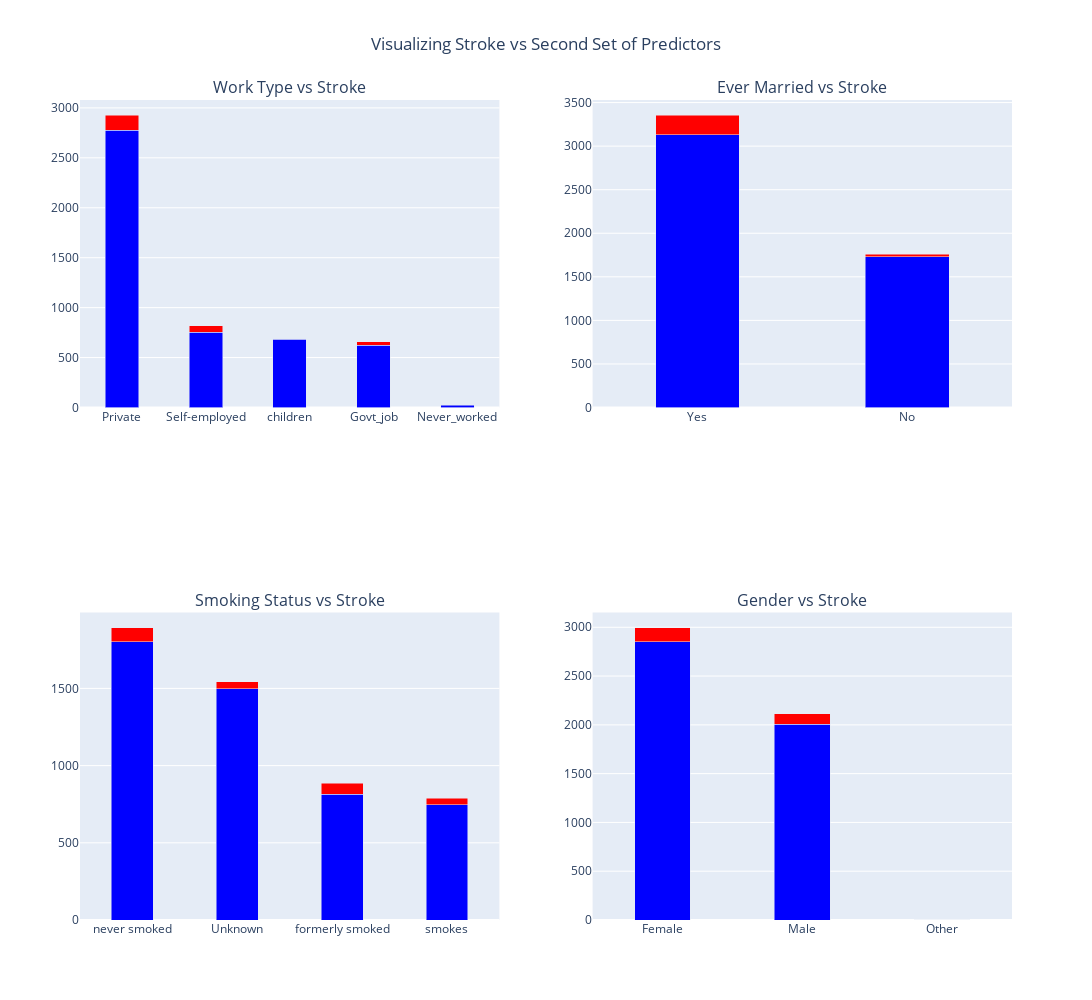

Notebook code cell kept with this figure:
### Code cell
# Second part: Create subplots (4 rows, 2 columns)
fig2 = make_subplots(rows=2, cols=2, 
                     subplot_titles=("Work Type vs Stroke", 
                                     "Ever Married vs Stroke", 
                                     "Smoking Status vs Stroke", 
                                     "Gender vs Stroke"), 
                     row_heights=[0.5, 0.5],
                     column_widths=[0.25, 0.25])

fig1.update_layout(
    title_text="Visualizing Stroke vs First Set of Predictors", 
    height=1000,  # Increase height if necessary
    width=500,   # Adjust width as needed
    showlegend=False,
    bargap=0.15, 
    barmode='stack',
    title_x=0.5
)

# ---- Plot 5: Work Type vs Stroke (Bar Plot) ----
plot5 = go.Bar(x=stroke_df[stroke_df['stroke'] == 0]['work_type'].value_counts().index,
                      y=stroke_df[stroke_df['stroke'] == 0]['work_type'].value_counts(), 
                      name="No Stroke", marker_color='blue', width=0.4)
plot_5 = go.Bar(x=stroke_df[stroke_df['stroke'] == 1]['work_type'].value_counts().index,
                      y=stroke_df[stroke_df['stroke'] == 1]['work_type'].value_counts(), 
                      name="Stroke", marker_color='red', width=0.4)

fig2.add_trace(plot5, row=1, col=1)
fig2.add_trace(plot_5, row=1, col=1)

# ---- Plot 6: Ever Married vs Stroke (Bar Plot) ----
plot6 = go.Bar(x=stroke_df[stroke_df['stroke'] == 0]['ever_married'].value_counts().index,
                      y=stroke_df[stroke_df['stroke'] == 0]['ever_married'].value_counts(), 
                      name="No Stroke", marker_color='blue', width=0.4)
plot_6 = go.Bar(x=stroke_df[stroke_df['stroke'] == 1]['ever_married'].value_counts().index,
                      y=stroke_df[stroke_df['stroke'] == 1]['ever_married'].value_counts(), 
                      name="Stroke", marker_color='red', width=0.4)

fig2.add_trace(plot6, row=1, col=2)
fig2.add_trace(plot_6, row=1, col=2)

# ---- Plot 7: Smoking Status vs Stroke (Bar Plot) ----
plot7 = go.Bar(x=stroke_df[stroke_df['stroke'] == 0]['smoking_status'].value_counts().index,
                      y=stroke_df[stroke_df['stroke'] == 0]['smoking_status'].value_counts(), 
                      name="No Stroke", marker_color='blue', width=0.4)
plot_7 = go.Bar(x=stroke_df[stroke_df['stroke'] == 1]['smoking_status'].value_counts().index,
                      y=stroke_df[stroke_df['stroke'] == 1]['smoking_status'].value_counts(), 
                      name="Stroke", marker_color='red', width=0.4)

fig2.add_trace(plot7, row=2, col=1)
fig2.add_trace(plot_7, row=2, col=1)

# ---- Plot 8: Gender vs Stroke (Bar Plot) ----
plot8 = go.Bar(x=stroke_df[stroke_df['stroke'] == 0]['gender'].value_counts().index,
                      y=stroke_df[stroke_df['stroke'] == 0]['gender'].value_counts(), 
                      name="No Stroke", marker_color='blue', width=0.4)
plot_8 = go.Bar(x=stroke_df[stroke_df['stroke'] == 1]['gender'].value_counts().index,
                      y=stroke_df[stroke_df['stroke'] == 1]['gender'].value_counts(), 
                      name="Stroke", marker_color='red', width=0.4)

fig2.add_trace(plot8, row=2, col=2)
fig2.add_trace(plot_8, row=2, col=2)

# ---- Update Layout for Second 4 Plots ----
fig2.update_layout(title_text="Visualizing Stroke vs Second Set of Predictors", height=1000, width=1200, 
                  showlegend=False,
                  bargap=0.15, # space between bars within a group
                  barmode='stack',  # to stack the bars for better visibility
                  title_x=0.5)  # center the title

# Show the second part
fig2.show()

### Figure 1 — Plotly figure (JSON) as saved in the notebook; plotly's stock layout.template omitted (floating-point values rounded to 4 significant figures)
{"data": [{"marker": {"color": "blue"}, "name": "No Stroke", "type": "bar", "width": 0.4, "x": ["Private", "Self-employed", "children", "Govt_job", "Never_worked"], "xaxis": "x", "y": [2776, 754, 685, 624, 22], "yaxis": "y"}, {"marker": {"color": "red"}, "name": "Stroke", "type": "bar", "width": 0.4, "x": ["Private", "Self-employed", "Govt_job", "children"], "xaxis": "x", "y": [149, 65, 33, 2], "yaxis": "y"}, {"marker": {"color": "blue"}, "name": "No Stroke", "type": "bar", "width": 0.4, "x": ["Yes", "No"], "xaxis": "x2", "y": [3133, 1728], "yaxis": "y2"}, {"marker": {"color": "red"}, "name": "Stroke", "type": "bar", "width": 0.4, "x": ["Yes", "No"], "xaxis": "x2", "y": [220, 29], "yaxis": "y2"}, {"marker": {"color": "blue"}, "name": "No Stroke", "type": "bar", "width": 0.4, "x": ["never smoked", "Unknown", "formerly smoked", "smokes"], "xaxis": "x3", "y": [1802, 1497, 815, 747], "yaxis": "y3"}, {"marker": {"color": "red"}, "name": "Stroke", "type": "bar", "width": 0.4, "x": ["never smoked", "formerly smoked", "Unknown", "smokes"], "xaxis": "x3", "y": [90, 70, 47, 42], "yaxis": "y3"}, {"marker": {"color": "blue"}, "name": "No Stroke", "type": "bar", "width": 0.4, "x": ["Female", "Male", "Other"], "xaxis": "x4", "y": [2853, 2007, 1], "yaxis": "y4"}, {"marker": {"color": "red"}, "name": "Stroke", "type": "bar", "width": 0.4, "x": ["Female", "Male"], "xaxis": "x4", "y": [141, 108], "yaxis": "y4"}], "layout": {"annotations": [{"font": {"size": 16}, "showarrow": false, "text": "Work Type vs Stroke", "x": 0.225, "xanchor": "center", "xref": "paper", "y": 1, "yanchor": "bottom", "yref": "paper"}, {"font": {"size": 16}, "showarrow": false, "text": "Ever Married vs Stroke", "x": 0.775, "xanchor": "center", "xref": "paper", "y": 1, "yanchor": "bottom", "yref": "paper"}, {"font": {"size": 16}, "showarrow": false, "text": "Smoking Status vs Stroke", "x": 0.225, "xanchor": "center", "xref": "paper", "y": 0.375, "yanchor": "bottom", "yref": "paper"}, {"font": {"size": 16}, "showarrow": false, "text": "Gender vs Stroke", "x": 0.775, "xanchor": "center", "xref": "paper", "y": 0.375, "yanchor": "bottom", "yref": "paper"}], "bargap": 0.15, "barmode": "stack", "height": 1000, "showlegend": false, "title": {"text": "Visualizing Stroke vs Second Set of Predictors", "x": 0.5}, "width": 1200, "xaxis": {"anchor": "y", "domain": [0, 0.45]}, "xaxis2": {"anchor": "y2", "domain": [0.55, 1]}, "xaxis3": {"anchor": "y3", "domain": [0, 0.45]}, "xaxis4": {"anchor": "y4", "domain": [0.55, 1]}, "yaxis": {"anchor": "x", "domain": [0.625, 1]}, "yaxis2": {"anchor": "x2", "domain": [0.625, 1]}, "yaxis3": {"anchor": "x3", "domain": [0, 0.375]}, "yaxis4": {"anchor": "x4", "domain": [0, 0.375]}}}
